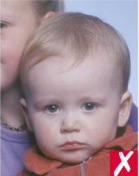
#> input picture imagens_teste/2p.png, 139 x 176 px
$ python main.py   (older library calls are emulated)
#> lines starting #> are read from the running program, lines starting #| are printed output that depends on the picture
### src/validadores/formato.py
from PIL import Image

FORMATOS_PERMITIDOS = {"JPEG", "JPG", "PNG"}

def validar_formato(imagem: Image.Image):
    formato = imagem.format.upper() if imagem.format else "DESCONHECIDO"

    valido = formato in FORMATOS_PERMITIDOS

    mensagem = f"Formato {'OK' if valido else 'inválido'}: {formato}"

    return valido, mensagem, formato

### src/validadores/resolucao.py
from PIL import Image

LARGURA_MINIMA = 300
ALTURA_MINIMA = 400

def validar_resolucao(imagem: Image.Image):
    largura, altura = imagem.size

    valido = largura >= LARGURA_MINIMA and altura >= ALTURA_MINIMA

    mensagem = f"Resolução {'OK' if valido else 'insuficiente'}: {largura}x{altura}"

    return valido, mensagem, largura, altura

### src/validadores/proporcao.py
from PIL import Image

PROPORCAO_ESPERADA = 0.750
TOLERANCIA_PROPORCAO = 0.200


def validar_proporcao(imagem: Image.Image) -> tuple[bool, str, float]:
    largura, altura = imagem.size

    proporcao_calculada = largura / altura

    valido = abs(proporcao_calculada - PROPORCAO_ESPERADA) <= TOLERANCIA_PROPORCAO

    if valido:
        return (
            True,
            f"Proporção OK: {largura}x{altura} ({proporcao_calculada:.3f})",
            proporcao_calculada
        )

    return (
        False,
        f"Proporção inválida: {largura}x{altura} ({proporcao_calculada:.3f})",
        proporcao_calculada
    )

### src/validadores/cor.py
from PIL import Image

TOLERANCIA_COR = 10

def validar_imagem_colorida(imagem: Image.Image) -> tuple[bool, str]:
    modo_original = imagem.mode

    if modo_original == "L":
        return False, f"Imagem em escala de cinza (modo {modo_original})"

    imagem_rgb = imagem.convert("RGB")
    pixels = imagem_rgb.getdata()

    for r, g, b in pixels:
        diferenca_rg = abs(r - g)
        diferenca_rb = abs(r - b)
        diferenca_gb = abs(g - b)

        if (
            diferenca_rg > TOLERANCIA_COR
            or diferenca_rb > TOLERANCIA_COR
            or diferenca_gb > TOLERANCIA_COR
        ):
            return True, (
                f"Imagem colorida "
                f"(modo original: {modo_original}, tolerância: {TOLERANCIA_COR})"
            )

    return False, (
        f"Imagem sem cores detectáveis "
        f"(modo original: {modo_original}, tolerância: {TOLERANCIA_COR})"
    )

### src/validadores/nitidez.py
import cv2
import numpy as np
from PIL import Image

LIMIAR_NITIDEZ = 350.0

def validar_nitidez(imagem: Image.Image) -> tuple[bool, str, float]:
    imagem_cinza = imagem.convert("L")

    matriz_imagem = np.array(imagem_cinza)

    variancia_laplaciano = cv2.Laplacian(matriz_imagem, cv2.CV_64F).var()

    valido = variancia_laplaciano >= LIMIAR_NITIDEZ

    if valido:
        return (
            True,
            f"Nitidez OK: {variancia_laplaciano:.2f}",
            variancia_laplaciano
        )

    return (
        False,
        f"Nitidez insuficiente: {variancia_laplaciano:.2f}",
        variancia_laplaciano
    )

### src/validadores/rosto.py
import cv2
import numpy as np
from PIL import Image

CAMINHO_CLASSIFICADOR = cv2.data.haarcascades + "haarcascade_frontalface_default.xml"

def validar_rosto(imagem: Image.Image) -> tuple[bool, str, int]:
    imagem_cinza = imagem.convert("L")
    matriz_imagem = np.array(imagem_cinza)

    classificador = cv2.CascadeClassifier(CAMINHO_CLASSIFICADOR)

    rostos = classificador.detectMultiScale(
        matriz_imagem,
        scaleFactor=1.1,
        minNeighbors=5,
        minSize=(80, 80)
    )

    quantidade_rostos = len(rostos)

    if quantidade_rostos == 1:
        return True, "Um rosto detectado.", quantidade_rostos

    if quantidade_rostos == 0:
        return False, "Nenhum rosto detectado.", quantidade_rostos

    return False, f"Multiplos rostos detectados: {quantidade_rostos}.", quantidade_rostos

### src/validadores/enquadramento.py
import cv2
import numpy as np
from PIL import Image
import os

CAMINHO_CLASSIFICADOR = os.path.join(
    cv2.data.haarcascades,
    "haarcascade_frontalface_default.xml"
)

AREA_MINIMA_ROSTO = 0.12
TOLERANCIA_CENTRO_X = 0.20
TOLERANCIA_CENTRO_Y = 0.20

def validar_enquadramento_rosto(imagem: Image.Image) -> tuple[bool, str, dict]:
    imagem_cinza = imagem.convert("L")
    matriz_imagem = np.array(imagem_cinza)

    classificador = cv2.CascadeClassifier(CAMINHO_CLASSIFICADOR)

    if classificador.empty():
        return False, "Erro ao carregar classificador facial.", {}

    rostos = classificador.detectMultiScale(
        matriz_imagem,
        scaleFactor=1.1,
        minNeighbors=5,
        minSize=(80, 80)
    )

    quantidade_rostos = len(rostos)

    if quantidade_rostos == 0:
        return False, "Nenhum rosto detectado para análise de enquadramento.", {}

    if quantidade_rostos > 1:
        return False, "Mais de um rosto detectado para análise de enquadramento.", {}

    x, y, w, h = rostos[0]

    largura_imagem, altura_imagem = imagem.size
    area_imagem = largura_imagem * altura_imagem
    area_rosto = w * h
    proporcao_area_rosto = area_rosto / area_imagem

    centro_rosto_x = x + (w / 2)
    centro_rosto_y = y + (h / 2)

    centro_imagem_x = largura_imagem / 2
    centro_imagem_y = altura_imagem / 2

    desvio_x = abs(centro_rosto_x - centro_imagem_x) / largura_imagem
    desvio_y = abs(centro_rosto_y - centro_imagem_y) / altura_imagem

    area_valida = proporcao_area_rosto >= AREA_MINIMA_ROSTO
    centro_x_valido = desvio_x <= TOLERANCIA_CENTRO_X
    centro_y_valido = desvio_y <= TOLERANCIA_CENTRO_Y

    enquadramento_valido = area_valida and centro_x_valido and centro_y_valido

    detalhes = {
        "quantidade_rostos": quantidade_rostos,
        "area_rosto": area_rosto,
        "proporcao_area_rosto": round(proporcao_area_rosto, 3),
        "desvio_x": round(desvio_x, 3),
        "desvio_y": round(desvio_y, 3),
        "retangulo_rosto": {
            "x": int(x),
            "y": int(y),
            "w": int(w),
            "h": int(h)
        }
    }

    if enquadramento_valido:
        return True, "Enquadramento do rosto OK.", detalhes

    motivos = []

    if not area_valida:
        motivos.append("rosto muito pequeno na imagem")

    if not centro_x_valido:
        motivos.append("rosto muito deslocado horizontalmente")

    if not centro_y_valido:
        motivos.append("rosto muito deslocado verticalmente")

    return False, f"Enquadramento inválido: {', '.join(motivos)}.", detalhes

### src/validadores/tamanho.py
from pathlib import Path

TAMANHO_MAXIMO_KB = 500

def validar_tamanho_arquivo(caminho_imagem: Path):
    tamanho_bytes = caminho_imagem.stat().st_size
    tamanho_kb = tamanho_bytes / 1024

    valido = tamanho_kb <= TAMANHO_MAXIMO_KB

    mensagem = f"Tamanho {'OK' if valido else 'excedido'}: {tamanho_kb:.2f} KB"

    return valido, mensagem, tamanho_kb

### src/validadores/exif.py
from PIL import Image, ExifTags


def ler_metadados_exif(imagem: Image.Image) -> dict:
    exif = imagem.getexif()

    if not exif:
        return {"aviso": "Imagem sem metadados EXIF."}

    metadados = {}

    for tag_id, valor in exif.items():
        nome_tag = ExifTags.TAGS.get(tag_id, f"TAG_{tag_id}")
        metadados[nome_tag] = valor

    return metadados

### src/main.py
from pathlib import Path
from PIL import Image, ImageOps
from dataclasses import asdict
import json

from src.models.resultado_validacao import ResultadoValidacao
from src.validadores.tamanho import validar_tamanho_arquivo
from src.validadores.formato import validar_formato
from src.validadores.resolucao import validar_resolucao
from src.validadores.proporcao import validar_proporcao
from src.validadores.cor import validar_imagem_colorida
from src.validadores.nitidez import validar_nitidez
from src.validadores.rosto import validar_rosto
from src.validadores.enquadramento import validar_enquadramento_rosto

from src.validadores.exif import ler_metadados_exif


def validar_imagem(caminho_arquivo: str) -> ResultadoValidacao:
#> called with caminho_arquivo = 'imagens_teste/2p.png'
    caminho_imagem = Path(caminho_arquivo)

    if not caminho_imagem.exists():
        return ResultadoValidacao(
            arquivo=caminho_imagem.name,
            status="ERRO",
            validacoes={},
            detalhes={},
            mensagens=["Arquivo não encontrado."]
        )

    with Image.open(caminho_imagem) as imagem:

#> imagem is the input picture: PIL image 139x176 RGBA; mean R, G, B, A 160.4, 135.5, 144.9, 255
        exif = ler_metadados_exif(imagem)
#> exif = {'aviso': 'Imagem sem metadados EXIF.'}

        # orientação correta
        imagem_corrigida = ImageOps.exif_transpose(imagem)

        tamanho_valido, msg_tamanho, tamanho_kb = validar_tamanho_arquivo(caminho_imagem)
        formato_valido, msg_formato, formato = validar_formato(imagem)
#> formato_valido = True; msg_formato = 'Formato OK: PNG'; formato = 'PNG'
        resolucao_valida, msg_resolucao, largura, altura = validar_resolucao(imagem_corrigida)
#> resolucao_valida = False; msg_resolucao = 'Resolução insuficiente: 139x176'; largura = 139; altura = 176
        proporcao_valida, msg_proporcao, proporcao_calculada = validar_proporcao(imagem_corrigida)
#> proporcao_valida = True; msg_proporcao = 'Proporção OK: 139x176 (0.790)'; proporcao_calculada = 0.79
        cor_valida, msg_cor = validar_imagem_colorida(imagem_corrigida)
#> the loop in validar_imagem_colorida, `for r, g, b in pixels:` made 2 passes
#> (r, g, b, diferenca_rg, diferenca_rb, diferenca_gb) on passes 1 to 2: (206, 198, 199, 8, 7, 1), (201, 184, 186, 17, 15, 2)
#> cor_valida = True
        nitifez_valida, msg_nitidez, valor_nitidez = validar_nitidez(imagem_corrigida)
#> in validar_nitidez, `imagem_cinza = imagem.convert("L")`:
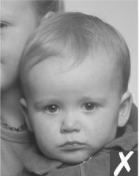
#> imagem_cinza: PIL image 139x176 L; min 37, max 254, mean 144
#> in validar_nitidez, `variancia_laplaciano = cv2.Laplacian(matriz_imagem, cv2.CV_64F).var()`: variancia_laplaciano = 461.9
#> in validar_nitidez, `valido = variancia_laplaciano >= LIMIAR_NITIDEZ`: valido = True
#> nitifez_valida = True; msg_nitidez = 'Nitidez OK: 461.88'; valor_nitidez = 461.9
        rosto_valido, msg_rosto, quantidade_rostos = validar_rosto(imagem_corrigida)
#> in validar_rosto, `rostos = classificador.detectMultiScale( matriz_imagem, scaleFactor=1...`: rostos = [[19, 65, 103, 103]]
#> in validar_rosto, `quantidade_rostos = len(rostos)`: quantidade_rostos = 1
#> rosto_valido = True; msg_rosto = 'Um rosto detectado.'; quantidade_rostos = 1
        enquadramento_valido, msg_enquadramento, detalhes_enquadramento = validar_enquadramento_rosto(imagem_corrigida)
#> in validar_enquadramento_rosto, `rostos = classificador.detectMultiScale( matriz_imagem, scaleFactor=1...`: rostos = [[19, 65, 103, 103]]
#> in validar_enquadramento_rosto, `quantidade_rostos = len(rostos)`: quantidade_rostos = 1
#> in validar_enquadramento_rosto, `x, y, w, h = rostos[0]`: x = 19; y = 65; w = 103
#> in validar_enquadramento_rosto, `area_rosto = w * h`: area_rosto = 10609
#> in validar_enquadramento_rosto, `proporcao_area_rosto = area_rosto / area_imagem`: proporcao_area_rosto = 0.434
#> in validar_enquadramento_rosto, `centro_rosto_x = x + (w / 2)`: centro_rosto_x = 70.5
#> in validar_enquadramento_rosto, `centro_rosto_y = y + (h / 2)`: centro_rosto_y = 116.5
#> in validar_enquadramento_rosto, `desvio_x = abs(centro_rosto_x - centro_imagem_x) / largura_imagem`: desvio_x = 0.00719
#> in validar_enquadramento_rosto, `desvio_y = abs(centro_rosto_y - centro_imagem_y) / altura_imagem`: desvio_y = 0.162
#> in validar_enquadramento_rosto, `area_valida = proporcao_area_rosto >= AREA_MINIMA_ROSTO`: area_valida = True
#> enquadramento_valido = True; msg_enquadramento = 'Enquadramento do rosto OK.'; detalhes_enquadramento = 6 items

        validacoes = {
            "tamanho": tamanho_valido,
            "formato": formato_valido,
            "resolucao": resolucao_valida,
            "proporcao": proporcao_valida,
            "colorida": cor_valida,
            "nitidez": nitifez_valida,
            "rosto": rosto_valido,
            "enquadramento": enquadramento_valido
        }
#> validacoes = {'tamanho': True, 'formato': True, 'resolucao': False, 'proporcao': True, 'colorida': True, 'nitidez': True, 'rosto': True, 'enquadramento': True}

        mensagens = [
            msg_tamanho,
            msg_formato,
            msg_resolucao,
            msg_proporcao,
            msg_cor,
            msg_nitidez,
            msg_rosto,
            msg_enquadramento
        ]

        status = "APROVADO" if all(validacoes.values()) else "REPROVADO"
#> status = 'REPROVADO'

        detalhes = {
            "tamanho_kb": round(tamanho_kb, 2),
            "formato": formato,
            "largura": largura,
            "altura": altura,
            "proporcao_calculada": round(proporcao_calculada, 3),
            "nitidez_calculada": round(valor_nitidez, 2),
            "quantidade_rostos": quantidade_rostos,
            "enquadramento": detalhes_enquadramento,

            "exif": exif
        }

        return ResultadoValidacao(
            arquivo=caminho_imagem.name,
            status=status,
            validacoes=validacoes,
            detalhes=detalhes,
            mensagens=mensagens
        )


if __name__ == "__main__":
    caminho_imagem = Path(__file__).parent.parent / "imagens_teste" / "2p.png"

    resultado = validar_imagem(str(caminho_imagem))

    print(json.dumps(asdict(resultado), indent=4, ensure_ascii=False, default=str))
#> (printed output is left out)

$ run again, with imagens_teste/foto1.png copied over imagens_teste/2p.png
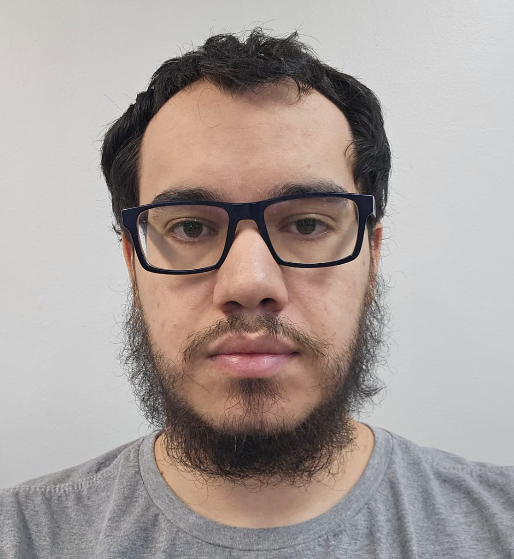
#> input picture imagens_teste/foto1.png, 514 x 559 px
#> in validar_imagem, imagem is the input picture: PIL image 514x559 RGBA; mean R, G, B, A 168.5, 158.3, 154.4, 255
#> exif = {'aviso': 'Imagem sem metadados EXIF.'}
#> in validar_imagem, `formato_valido, msg_formato, formato = validar_formato(imagem)`: formato_valido = True; msg_formato = 'Formato OK: PNG'; formato = 'PNG'
#> in validar_imagem, `resolucao_valida, msg_resolucao, largura, altura = validar_resolucao(i..`: resolucao_valida = True; msg_resolucao = 'Resolução OK: 514x559'; largura = 514; altura = 559
#> in validar_imagem, `proporcao_valida, msg_proporcao, proporcao_calculada = validar_proporc..`: proporcao_valida = True; msg_proporcao = 'Proporção OK: 514x559 (0.919)'; proporcao_calculada = 0.919
#> the loop in validar_imagem_colorida, `for r, g, b in pixels:` made 34127 passes
#> (r, g, b, diferenca_rg, diferenca_rb, diferenca_gb) on passes 1 to 3: (204, 201, 196, 3, 8, 5), (205, 202, 197, 3, 8, 5), (205, 202, 197, 3, 8, 5)
#> cor_valida = True
#> in validar_nitidez, `imagem_cinza = imagem.convert("L")`:
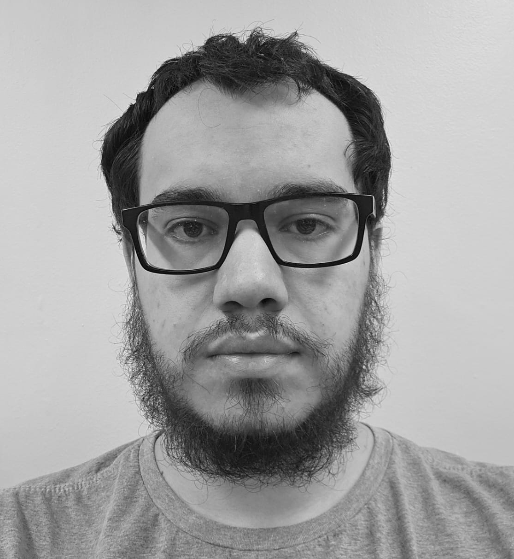
#> imagem_cinza: PIL image 514x559 L; min 2, max 235, mean 160.9
#> variancia_laplaciano = 800.7
#> in validar_nitidez, `valido = variancia_laplaciano >= LIMIAR_NITIDEZ`: valido = True
#> msg_nitidez = 'Nitidez OK: 800.72'; valor_nitidez = 800.7
#> in validar_rosto, `rostos = classificador.detectMultiScale( matriz_imagem, scaleFactor=1...`: rostos = [[77, 99, 343, 343]]
#> in validar_rosto, `quantidade_rostos = len(rostos)`: quantidade_rostos = 1
#> in validar_imagem, `rosto_valido, msg_rosto, quantidade_rostos = validar_rosto(imagem_corr..`: rosto_valido = True; msg_rosto = 'Um rosto detectado.'; quantidade_rostos = 1
#> in validar_enquadramento_rosto, `rostos = classificador.detectMultiScale( matriz_imagem, scaleFactor=1...`: rostos = [[77, 99, 343, 343]]
#> in validar_enquadramento_rosto, `quantidade_rostos = len(rostos)`: quantidade_rostos = 1
#> x = 77; y = 99; w = 343
#> area_rosto = 117649
#> proporcao_area_rosto = 0.409
#> centro_rosto_x = 248.5
#> centro_rosto_y = 270.5
#> desvio_x = 0.0165
#> desvio_y = 0.0161
#> area_valida = True
#> in validar_imagem, `enquadramento_valido, msg_enquadramento, detalhes_enquadramento = vali..`: msg_enquadramento = 'Enquadramento do rosto OK.'; detalhes_enquadramento = 6 items
#> validacoes = {'tamanho': True, 'formato': True, 'resolucao': True, 'proporcao': True, 'colorida': True, 'nitidez': True, 'rosto': True, 'enquadramento': True}
#> status = 'APROVADO'
#> (printed output is left out)

$ run again, with imagens_teste/foto_borrada.png copied over imagens_teste/2p.png
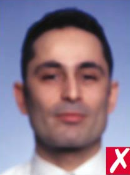
#> input picture imagens_teste/foto_borrada.png, 130 x 175 px
#> in validar_imagem, imagem is the input picture: PIL image 130x175 RGBA; mean R, G, B, A 140.1, 120.7, 138.7, 255
#> exif = {'aviso': 'Imagem sem metadados EXIF.'}
#> in validar_imagem, `formato_valido, msg_formato, formato = validar_formato(imagem)`: formato_valido = True; msg_formato = 'Formato OK: PNG'; formato = 'PNG'
#> in validar_imagem, `resolucao_valida, msg_resolucao, largura, altura = validar_resolucao(i..`: resolucao_valida = False; msg_resolucao = 'Resolução insuficiente: 130x175'; largura = 130; altura = 175
#> in validar_imagem, `proporcao_valida, msg_proporcao, proporcao_calculada = validar_proporc..`: proporcao_valida = True; msg_proporcao = 'Proporção OK: 130x175 (0.743)'; proporcao_calculada = 0.743
#> the loop in validar_imagem_colorida, `for r, g, b in pixels:` made 1 pass
#> (r, g, b, diferenca_rg, diferenca_rb, diferenca_gb) on pass 1: (85, 98, 155, 13, 70, 57)
#> cor_valida = True
#> in validar_nitidez, `imagem_cinza = imagem.convert("L")`:
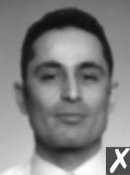
#> imagem_cinza: PIL image 130x175 L; min 16, max 255, mean 128.5
#> variancia_laplaciano = 231.1
#> in validar_nitidez, `valido = variancia_laplaciano >= LIMIAR_NITIDEZ`: valido = False
#> msg_nitidez = 'Nitidez insuficiente: 231.06'; valor_nitidez = 231.1
#> in validar_rosto, `rostos = classificador.detectMultiScale( matriz_imagem, scaleFactor=1...`: rostos = [[19, 37, 100, 100]]
#> in validar_rosto, `quantidade_rostos = len(rostos)`: quantidade_rostos = 1
#> in validar_imagem, `rosto_valido, msg_rosto, quantidade_rostos = validar_rosto(imagem_corr..`: rosto_valido = True; msg_rosto = 'Um rosto detectado.'; quantidade_rostos = 1
#> in validar_enquadramento_rosto, `rostos = classificador.detectMultiScale( matriz_imagem, scaleFactor=1...`: rostos = [[19, 37, 100, 100]]
#> in validar_enquadramento_rosto, `quantidade_rostos = len(rostos)`: quantidade_rostos = 1
#> x = 19; y = 37; w = 100
#> area_rosto = 10000
#> proporcao_area_rosto = 0.44
#> centro_rosto_x = 69
#> centro_rosto_y = 87
#> desvio_x = 0.0308
#> desvio_y = 0.00286
#> area_valida = True
#> in validar_imagem, `enquadramento_valido, msg_enquadramento, detalhes_enquadramento = vali..`: msg_enquadramento = 'Enquadramento do rosto OK.'; detalhes_enquadramento = 6 items
#> validacoes = {'tamanho': True, 'formato': True, 'resolucao': False, 'proporcao': True, 'colorida': True, 'nitidez': False, 'rosto': True, 'enquadramento': True}
#> status = 'REPROVADO'
#> (printed output is left out)
